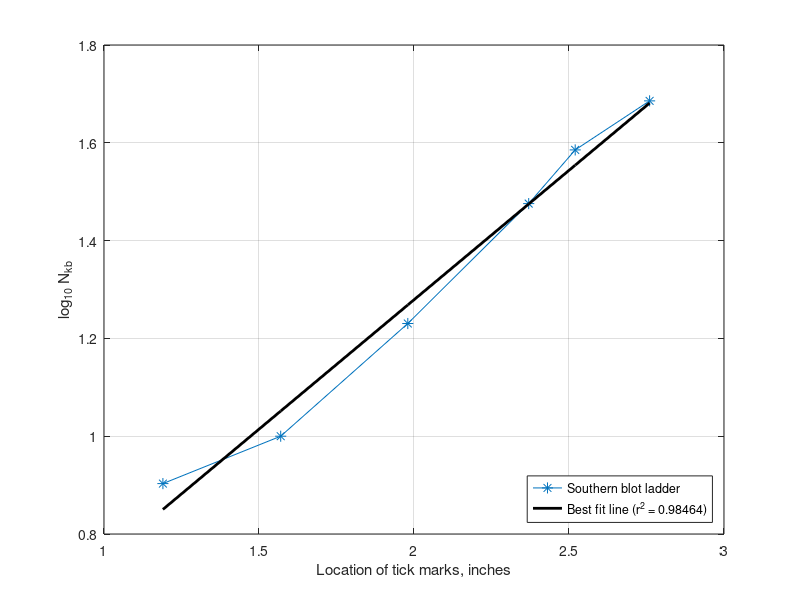

Source code (MATLAB): (Note: this script raises an error after producing the figure.)
%% Compute number distributions from Southern blots
%
% $AUTHOR: Kyle M. Douglass $ $DATE: 2014/10/22 $ $REVISION: 0.2 $

function southern_blot()
%% Read in line profiles of Southern blots
hL = dlmread('helaL.txt');
hS = dlmread('helaS.txt');
scale = dlmread('scale.txt');

%% Convert from image distance scale to genomic scale
% Find locations of tick marks in the scale profile
filterLevel = 90; % Set by visual inspection of line profiles
scaleTicks = scale(scale(:,2) < filterLevel, 1);

% Number of kilobase pairs correspoinding to the ticks
NTicks = [8, 10, 17, 29.9, 38.5, 48.5]';

% Check for logarithmic scale and fit a line
p = polyfit(scaleTicks, log10(NTicks),1);
yfit = polyval(p, scaleTicks);
yresid = log10(NTicks) - yfit;
SSresid = sum(yresid.^2);
SStotal = (length(NTicks) - 1) * var(log10(NTicks));
rsq = 1 - SSresid/SStotal;

close all
plot(scaleTicks, log10(NTicks), '-*', 'MarkerSize', 8)
hold on
plot(scaleTicks, yfit, '-k', 'LineWidth', 2)
grid on
xlabel('Location of tick marks, inches')
ylabel('log_{10} N_{kb}')
legend('Southern blot ladder', ['Best fit line (r^2 = ' num2str(rsq) ')'], 'Location', 'SouthEast')
%savefig('check_logarithmic_scale')

% Scale for the number of kilobase pairs
x = scale(:,1);
Nkb = 10.^(polyval(p, scale(:,1)));

%% Create probability distributions from Southern blot data
% Define boundaries of blots (determined visually)
boundaryL = [1.5, 3.78];
boundaryS = [1.03, 2.37];

% Filter out distributions from the full line profile
distL = hL(hL(:,1) >= boundaryL(1) & hL(:,1) <= boundaryL(2), :); distL(:,2) = 256 - distL(:,2);
distS = hS(hS(:,1) >= boundaryS(1) & hS(:,1) <= boundaryS(2), :); distS(:,2) = 256 - distS(:,2);
NkbL = 10.^(polyval(p, scale(scale(:,1) >= boundaryL(1) & scale(:,1) <= boundaryL(2))));
NkbS = 10.^(polyval(p, scale(scale(:,1) >= boundaryS(1) & scale(:,1) <= boundaryS(2))));

% Perform a cubic spline smoothing and interpolation to the data
smoothingFactorL = 0.5;
smoothingFactorS = 0.75;
deltaN = 1;
[XL, pdfL] = createDiscretePDF(NkbL, distL(:,2), smoothingFactorL, deltaN);
[XS, pdfS] = createDiscretePDF(NkbS, distS(:,2), smoothingFactorS, deltaN);

% Plot line profiles vs. genomic distance
close all
plot(NkbL,distL(:,2),'-+')
hold on
plot(NkbS,distS(:,2),'r-+')
grid on
xlabel('Genomic length, kb')
ylabel('Plot profile, inverse gray scale')
legend('Hela L blot', 'Hela S blot')

figure
plot(XL, pdfL, 'b', 'LineWidth', 2)
hold on
plot(XS, pdfS, 'r', 'LineWidth', 2)
grid on
xlabel('Genomic length, kb')
ylabel('Probability density')
legend('Hela L', 'Hela S')

meanL = findMean(XL, pdfL, deltaN);
meanS = findMean(XS, pdfS, deltaN);
disp(['Mean of Hela L: ' num2str(meanL) ' kb'])
disp(['Mean of Hela S: ' num2str(meanS) ' kb'])

%% Find the cumulative distribution functions for Hela L and Hela S
cdfL = findCDF(XL, pdfL);
cdfS = findCDF(XS, pdfS);

figure
plot(XL, cdfL, 'b', 'LineWidth', 2)
hold on
plot(XS, cdfS, 'r', 'LineWidth', 2)
grid on
xlabel('Genomic length, kb')
ylabel('Cumulative distribution function')
legend('Hela L', 'Hela S', 'Location', 'SouthEast')

end

%% ==================== DO NOT EDIT BELOW THIS LINE =======================
function [X, pdf] = createDiscretePDF(x, y, smoothingFactor, deltaN)
% Creates a normalized probability density function using splines
%
% [pdf] = createDiscretePDF(x, y, smoothingFactor, deltaN) returns a spline
% representing a probability density function (pdf) for raw, discrete data
% in vector x with relative frequency y. deltaN represents the spacing
% between adjacent data values in the new distribution and is typically
% equal to 1.
%
% Inputs
%   x : single-column array of doubles
%       The data contained in the distribution 
%   y : single-column array of doubles
%       The (possibly unnormalized) frequencies or counts for the data in x
%   smoothingFactor : double between 0 and 1
%       Determines how accurately the interpolating spline matches the data
%       in y.
%   deltaN : double (typically 1)
%       The spacing between adjacent data values in the new distribution.
%
% Outputs
%   X : single-column array of doubles
%       Uniformly spaced x-axis values for the normalized pdf
%   pdf : single-column array of doubles
%       Probability distribution sampled at values of X

[~, cols] = size(x);
assert(cols == 1, 'Error: Input x must be a single-column array.')
assert(length(x) == length(y), 'Error: x and y must be the same lengths.')

% Approximate the distribution with a spline
relativeDist = csaps(x, y, smoothingFactor);

% Uniform samples of the approximating spline
X = floor(min(x)):deltaN:ceil(max(x));

% Normalized pdf of y sampled at uniformly spaced values x2
pdf = normalizeDist(fnval(relativeDist, X), deltaN);
    
end

function [outputDist] = normalizeDist(inputDist, deltaN)
% Normalize a distribution to make it a probability distribution function
%
% Inputs
%   inputDist : distributioin to normalize
%   deltaN : spacing between elements of the distribution

normFactor = sum(inputDist * deltaN);
outputDist = inputDist/normFactor;
end

function [cdf] = findCDF(x, pdf)
% Finds the cumulative distribution function from a pdf object.
%
% Inputs
%   x : single-column array of doubles
%       Locations where the pdf is sampled.
%   pdf : single-column array of doubles
%       Normalized probability distribution for data in x
% Outputs
%   cdf : single-column array of doubles
%       Cumulative distribution function at values of x.

assert(length(x) == length(pdf), 'Error: x and pdf must have the same lengths')

cdf = zeros(length(pdf),1);
for ctr = 1:length(x)
    if ctr == 1
        cdf(ctr) = pdf(ctr);
    else
        cdf(ctr) = pdf(ctr) + cdf(ctr - 1);
    end
end
end

function [meanVal] = findMean(x, pdf, deltaN)
% Finds the mean of a probability distribution
%
% Inputs
%   x : values to find the mean of
%   pdf : probability density function
%   deltaN : spacing between adjacent values in inputDist

meanVal = sum(x .* pdf * deltaN);
end